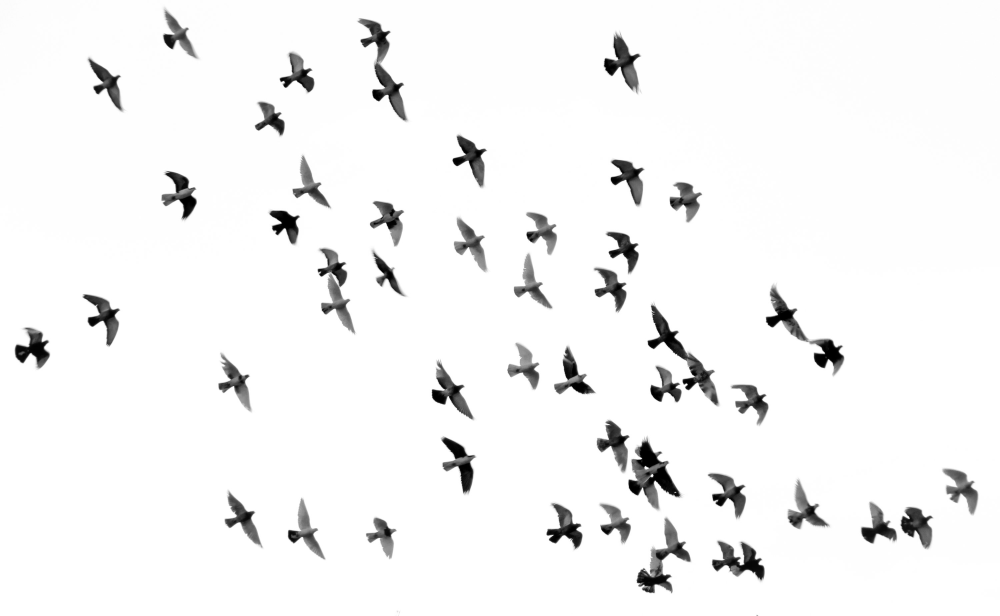
#> input picture contor_test.jpeg, 3000 x 1847 px (shown at 1/3 size)
$ jupyter execute first.ipynb
#> lines starting #> are read from the running program, lines starting #| are printed output that depends on the picture
IMAGE CONVERSION PROJECT FROM COLORED TO GREY SCALE.

[cell 1]
import cv2
path = input('enter the path and name of the image')
#> the answer given: contor_test.jpeg


#reading the image.
img = cv2.imread(path,0)
#> img is the input picture: shape (1847, 3000); min 0, max 255, mean 243.9
img = cv2.flip(img,0) ##it accepts three parameters 0,1,-1
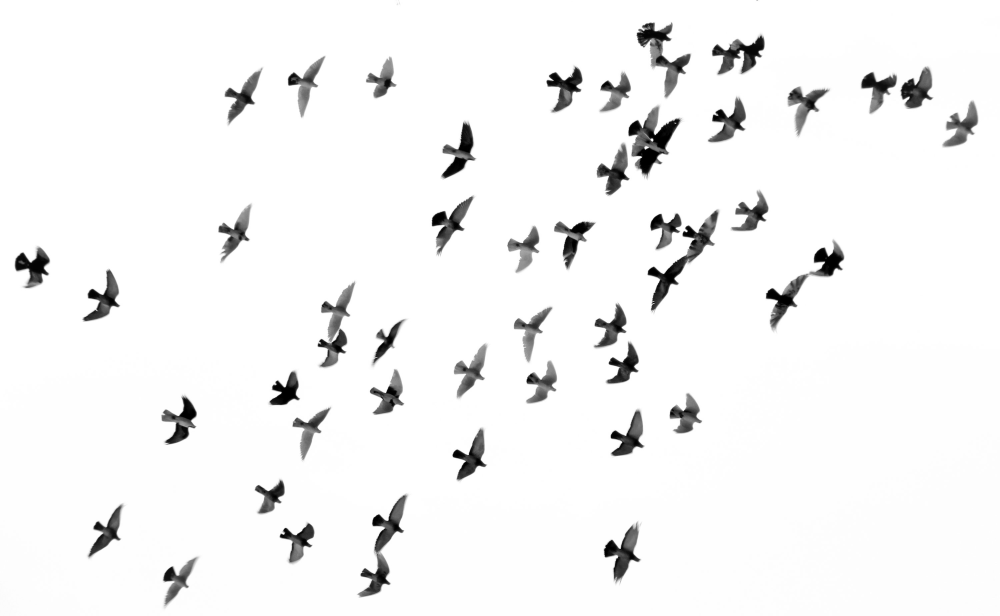
#> img: shape (1847, 3000) (shown at 1/3 size); min 0, max 255, mean 243.9
cv2.imshow('converted image =', img)
print('grey scale image', img)
#> (printed output is left out)

k = cv2.waitKey(3000)
#> (key Esc is pressed here)
if k == ord("s"):
    cv2.imwrite('/Users/anuragrachoti/Desktop/outputimage.png',img)
else:
    cv2.destroyAllWindows()
